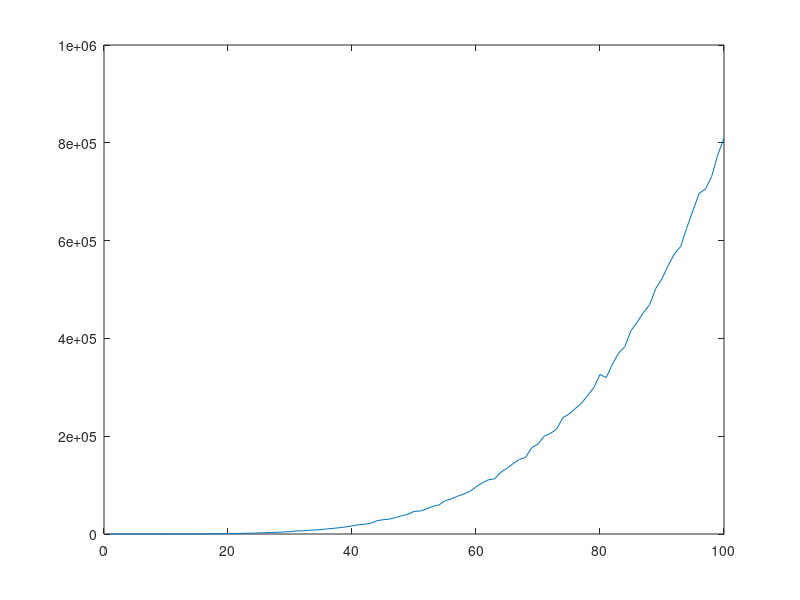

MATLAB code to generate this figure:
y = [0
0
0
0
0
0
2
0
17
13
35
63
76
154
153
240
340
542
633
783
972
1325
1561
1626
2237
2615
3168
3509
4261
4752
6141
6543
7526
8344
8995
10516
11519
12971
14512
16648
18752
19848
22071
27015
29192
30360
33498
37250
40293
46133
46984
51160
56577
59140
68052
71700
77091
81716
87017
96611
104415
110828
112850
126412
134356
144051
152585
156743
176715
184125
199971
205696
214248
237583
245391
256401
267141
283372
299227
326186
319812
347090
369803
382959
416132
433170
452846
468757
502245
522035
549083
572873
587758
626399
661778
696792
705466
730625
775615
809512
];

x = [1
2
3
4
5
6
7
8
9
10
11
12
13
14
15
16
17
18
19
20
21
22
23
24
25
26
27
28
29
30
31
32
33
34
35
36
37
38
39
40
41
42
43
44
45
46
47
48
49
50
51
52
53
54
55
56
57
58
59
60
61
62
63
64
65
66
67
68
69
70
71
72
73
74
75
76
77
78
79
80
81
82
83
84
85
86
87
88
89
90
91
92
93
94
95
96
97
98
99
100
];plot(x,y)